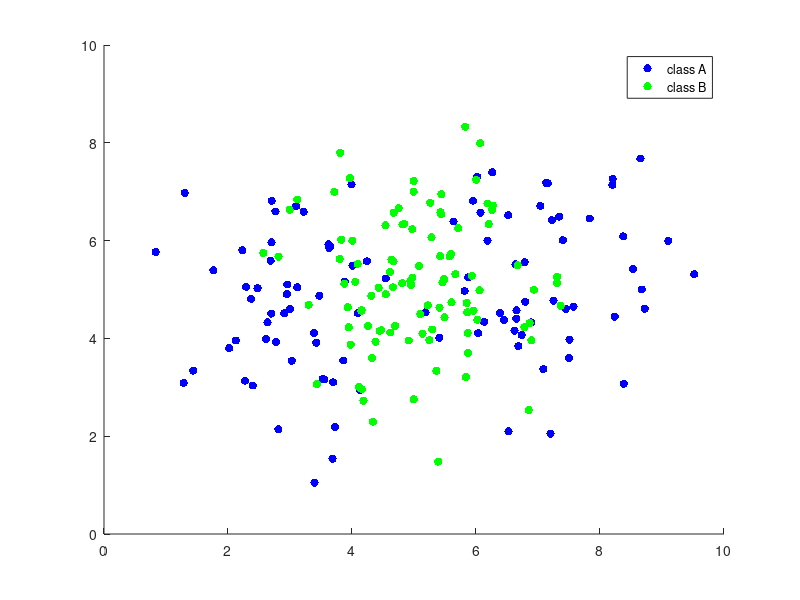

This figure's MATLAB source: (Note: this script raises an error after producing the figure.)
%loading the data
a = load('data_lvq_A(1).mat');
b = load('data_lvq_B(1).mat');
id = "S4151968";
matA = a.matA;
matB = b.matB;
data = matA+matB;
figure(1);
hold on;
scatter(matA(:,1),matA(:,2),'b', 'filled');
scatter(matB(:,1),matB(:,2),'g', 'filled');
legend('class A','class B');
title('Scatter Plot of Data ['+id+']');
% -------------------------------

array1 = zeros(length(matA));
array2 = ones(length(matB));
A = [matA array1];
B = [matB array2];
training_data = [A;B];

rng(100);
training_data = training_data(randperm(length(training_data)),:);

%prototypes for 1-1,1-2,2-1,2-2
prototypes_arr1 = [A(randi(length(A)), :)];
prototypes_arr1 = [prototypes_arr1 ; B(randi(length(B)), :)];
prototypes_arr2 = [A(randi(length(A)), :)];
prototypes_arr2 = [prototypes_arr2 ; B(randi(length(B)), :); B(randi(length(B)), :)];
prototypes_arr3 = [A(randi(length(A)), :); A(randi(length(A)),:)]; 
prototypes_arr3 = [prototypes_arr3 ; B(randi(length(B)), :)];
prototypes_arr4 = [A(randi(length(A)), :); A(randi(length(A)),:)]; 
prototypes_arr4 = [prototypes_arr4 ; B(randi(length(B)), :); B(randi(length(B)), :)];


dispgraph(prototypes_arr1,'1-1',training_data,1,0);
dispgraph(prototypes_arr2,'1-2',training_data,2,0);
dispgraph(prototypes_arr3,'2-1',training_data,3,1);
dispgraph(prototypes_arr4,'2-2',training_data,4,0);

function dispgraph(prototypes_arr, plot_name, training_data, plot_no, plot_standalone)
epochs =25;
learning_rate = 0.01;
id = "S4151968";
wstar_arr = prototypes_arr(:,1:2);
wstar_labels = prototypes_arr(:,3);
error =[];
col =[];

for i=1:epochs
    misclassified = 0;
    for j=1:length(training_data)
        distance =[];
        x = training_data(j,1:2);
        y = training_data(j,3);
        distance = pdist2(x,wstar_arr(:,1:2), 'squaredeuclidean');
        [m,index] = min(distance);
        wstar =wstar_arr(index,:);
        wstar_label = wstar_labels(index);
        wstar_arr(index,:)=wstar + learning_rate *Psi_function(wstar_label,y) *(x-wstar);
        if(Psi_function(wstar_label,y) == -1)
            misclassified = misclassified + 1;
        end
    end
    error = [error; misclassified/length(training_data)];
end
%Displaying the error curve for each prototypes
if plot_standalone == 1
    figure;
    plot(1:epochs,error);
    title(strcat('Error curve '+"["+id+"]"',plot_name));
    xlabel('Epochs');
    ylabel('Error');
end

figure(2);
subplot(2,2,plot_no);
plot(1:epochs,error);
title(strcat('Error curve '+"["+id+"]"',plot_name));
xlabel('Epochs');
ylabel('Error');

for j = 1:length(training_data)
    distances =[];
    x = training_data(j,1:2);
    y = training_data(j,3);
    distances = pdist2(x,wstar_arr(:,1:2), 'squaredeuclidean');
    [m index] = min(distances);
    if(wstar_labels(index)==0)
        col = [col; [0,1,0]];
    else
        col = [col;[0,0,1]];
    end
end
%Scatter curve for each prototypes
 figure(3)
 subplot(2,2,plot_no);
 gscatter(training_data(:,1), training_data(:,2),col);
 hold on;
 for p=1:size(wstar_arr,1)
    plot(wstar_arr(p,1), wstar_arr(p,2), "*",'MarkerSize',16);
    hold on
end
 title(strcat('Scatter Curve '+"["+id+"]"', plot_name));
 legend("Dataset B","Dataset A","Prototype-C1-A", "Prototype-C1-B", "Prototype-C2-A", "Prototype-C2-B");
end


function sign = Psi_function(y_pred, y_true)
if y_pred == y_true
    sign = 1;
else
    sign = -1;
end
end
